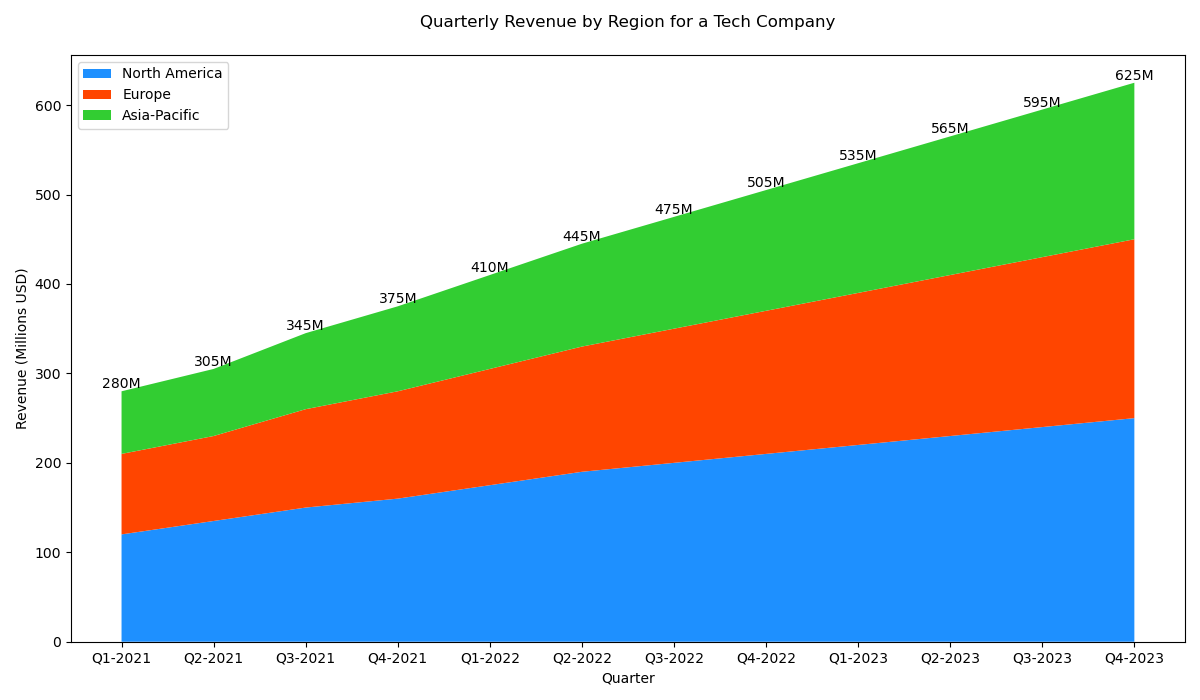

Python code for this plot:

import matplotlib.pyplot as plt

# Data for the stacked area chart
quarters = ['Q1-2021', 'Q2-2021', 'Q3-2021', 'Q4-2021', 
            'Q1-2022', 'Q2-2022', 'Q3-2022', 'Q4-2022',
            'Q1-2023', 'Q2-2023', 'Q3-2023', 'Q4-2023']
north_america_revenue = [120, 135, 150, 160, 175, 190, 200, 210, 220, 230, 240, 250]
europe_revenue = [90, 95, 110, 120, 130, 140, 150, 160, 170, 180, 190, 200]
asia_pacific_revenue = [70, 75, 85, 95, 105, 115, 125, 135, 145, 155, 165, 175]

# Modify the dimensions of the plot
plt.figure(figsize=(12, 7))

# Creating the stacked area chart
plt.stackplot(quarters, north_america_revenue, europe_revenue, asia_pacific_revenue,
              colors=['#1E90FF', '#FF4500', '#32CD32'],
              labels=['North America', 'Europe', 'Asia-Pacific'])

# Adding the legend
plt.legend(loc='upper left')

# Adding titles and labels
plt.title('Quarterly Revenue by Region for a Tech Company', pad=20)
plt.xlabel('Quarter')
plt.ylabel('Revenue (Millions USD)')

# Add annotation
for i, na in enumerate(north_america_revenue):
    total_revenue = na + europe_revenue[i] + asia_pacific_revenue[i]
    plt.text(quarters[i], total_revenue, f'{total_revenue}M', ha='center', va='bottom')

# Show the plot
plt.tight_layout()
plt.show()
